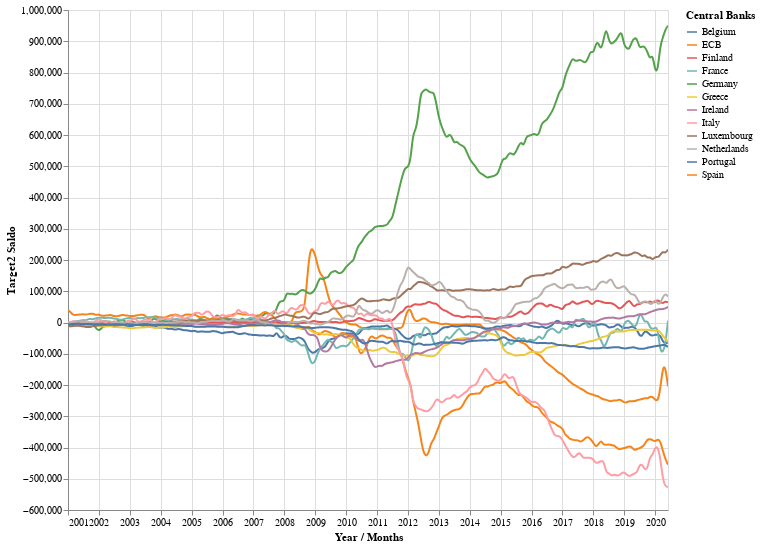

The notebook cell saved with this chart:
### Code cell
# hide
line = alt.Chart(source).mark_line(interpolate='basis').encode(
    x='Year / Months:T',
    y='Target2 Saldo:Q',
    color='Central Banks:N',
    opacity=alt.condition(selection, alt.value(1), alt.value(0.2)),
    tooltip = [alt.Tooltip('Target2 Saldo'),
              ]
).add_selection(
    selection
).interactive().properties(
    width=600, height=500
)
line

### Figure 1 — Vega-Lite specification as saved in the notebook (floating-point values rounded to 4 significant figures; data arrays with more than 128 entries replaced by an {"elided": "..."} marker saying what was removed)
{"config": {"view": {"continuousWidth": 400, "continuousHeight": 300}}, "data": {"name": "data-9df765dc50eb27a2db3855fcf25d00fd"}, "mark": {"type": "line", "interpolate": "basis"}, "encoding": {"color": {"type": "nominal", "field": "Central Banks"}, "opacity": {"condition": {"value": 1, "selection": "selector002"}, "value": 0.2}, "tooltip": [{"type": "quantitative", "field": "Target2 Saldo"}], "x": {"type": "temporal", "field": "Year / Months"}, "y": {"type": "quantitative", "field": "Target2 Saldo"}}, "height": 500, "selection": {"selector002": {"type": "multi", "fields": ["Central Banks"], "bind": "legend"}, "selector003": {"type": "interval", "bind": "scales", "encodings": ["x", "y"]}}, "width": 600, "$schema": "https://vega.github.io/schema/vega-lite/v4.8.1.json", "datasets": {"data-9df765dc50eb27a2db3855fcf25d00fd": {"elided": "2808 records"}}}
